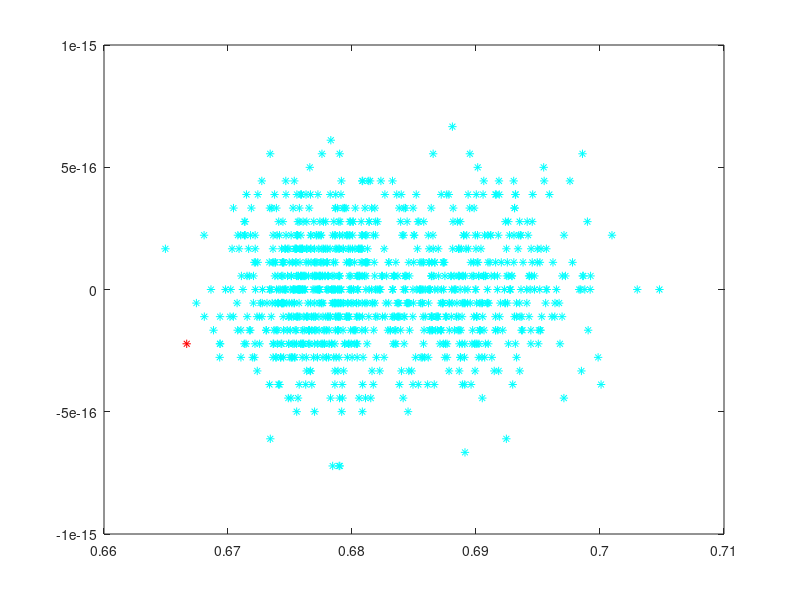

MATLAB code for this plot:
n = 1000;
p = [1 -2 4/3 -8/27];
dim = size(p);

r = roots(p);
sols = polyval(p, r);

for j = 1:dim
    plot(r(j), sols(j), 'r*')
    hold on
end

for i=1:n
    pp = p + normrnd(0,10^-5,dim);
    rp = roots(pp);
    sol = polyval(pp, rp);
    for j = 1:dim
        plot(rp(j), sol(j), 'c*')
        hold on
    end
end
hold off

